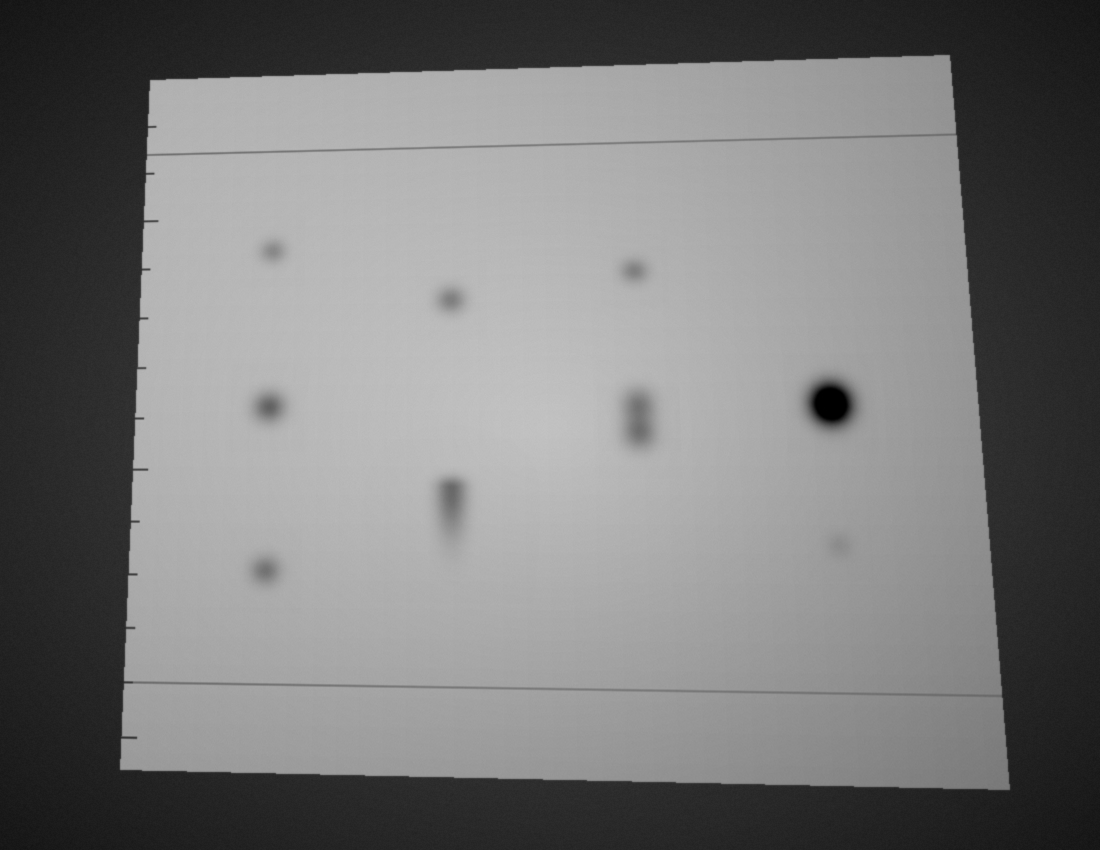
#> input picture sample/sample_plate.png, 1100 x 850 px
$ python -i background.py   (imports and definitions only)
#> lines starting #> are read from the running program, lines starting #| are printed output that depends on the picture
#> further down, picture is the input picture: PIL image 1100x850 RGB; min 0, max 195, mean 120.8
"""背景估计与扣除:降采样 + 大核中值 + 高斯,逼近缓慢变化的照明梯度。"""

from PIL import Image, ImageChops, ImageFilter

# 默认参数会写入参数文件,保证可复算
DEFAULTS = {"downscale": 6, "median": 9, "blur": 4}


def estimate_background(gray, downscale=6, median=9, blur=4):
    """估计 2D 背景面。

    gray: L 模式图像。先降采样使大核中值可行,再升采样回原尺寸。
    对斑点(小尺度暗结构)不敏感,跟随照明梯度等大尺度变化。
    """
#> called with downscale = 6, median = 9, blur = 4
    w, h = gray.size
#> w = 1100; h = 850
    sw, sh = max(1, w // int(downscale)), max(1, h // int(downscale))
#> sw = 183; sh = 141
    small = gray.resize((sw, sh), Image.BILINEAR)
    k = max(3, int(median) | 1)  # MedianFilter 要求奇数核
    small = small.filter(ImageFilter.MedianFilter(k))
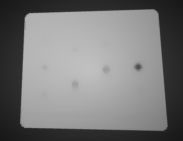
#> small: PIL image 183x141 RGB; min 23, max 192, mean 121.2
    if blur > 0:
        small = small.filter(ImageFilter.GaussianBlur(float(blur)))
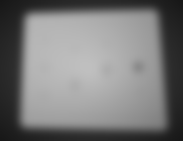
#> small: PIL image 183x141 RGB; min 23, max 191, mean 121.2
    return small.resize((w, h), Image.BICUBIC)


def signal_image(gray, bg):
    """暗斑为正信号:背景 - 灰度(Pillow subtract 自动截断到 0)。"""
    return ImageChops.subtract(bg, gray)

>>> from PIL import Image
>>> picture = Image.open('../sample/sample_plate.png')
>>> result = estimate_background(picture)
